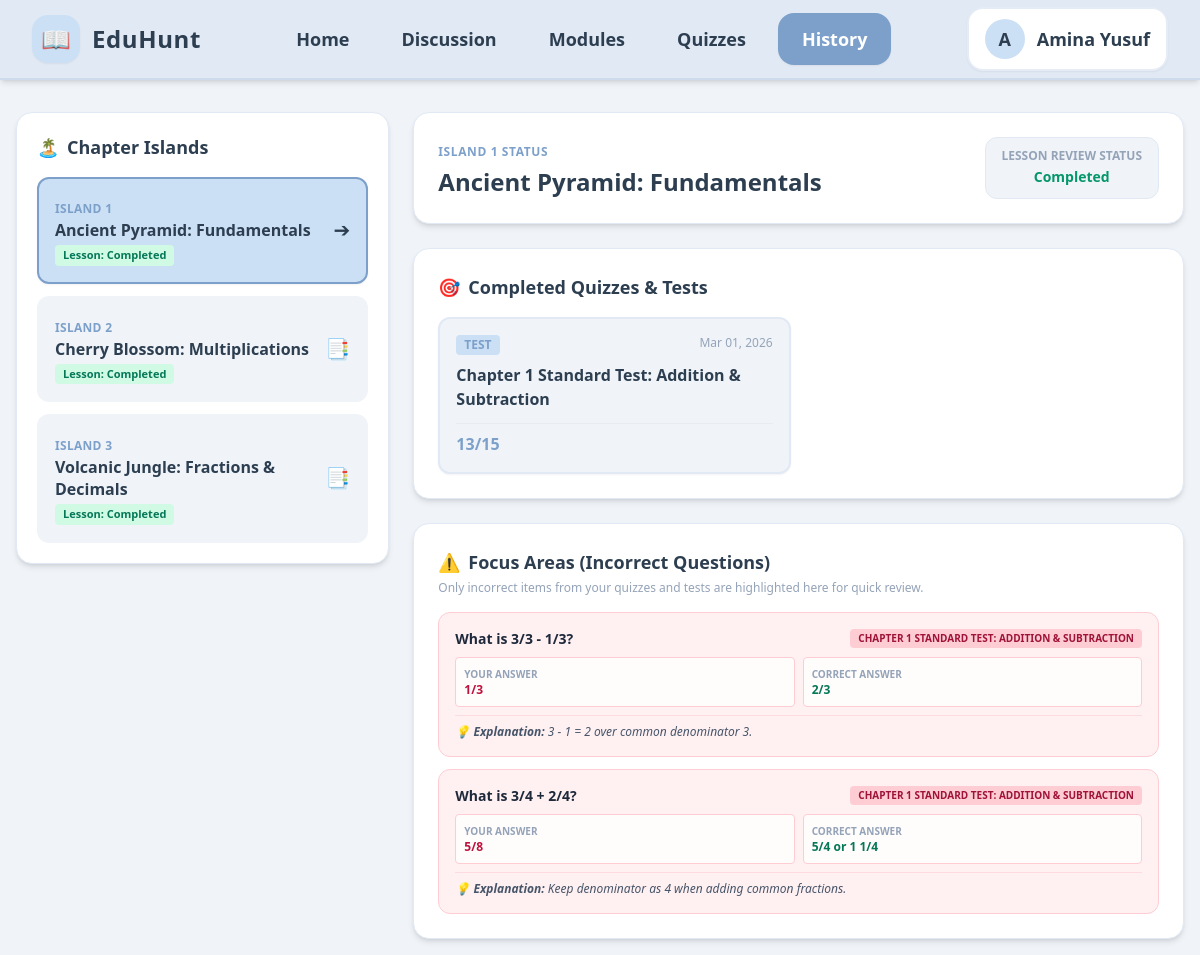
Page /student/history.php on the earlier database version.
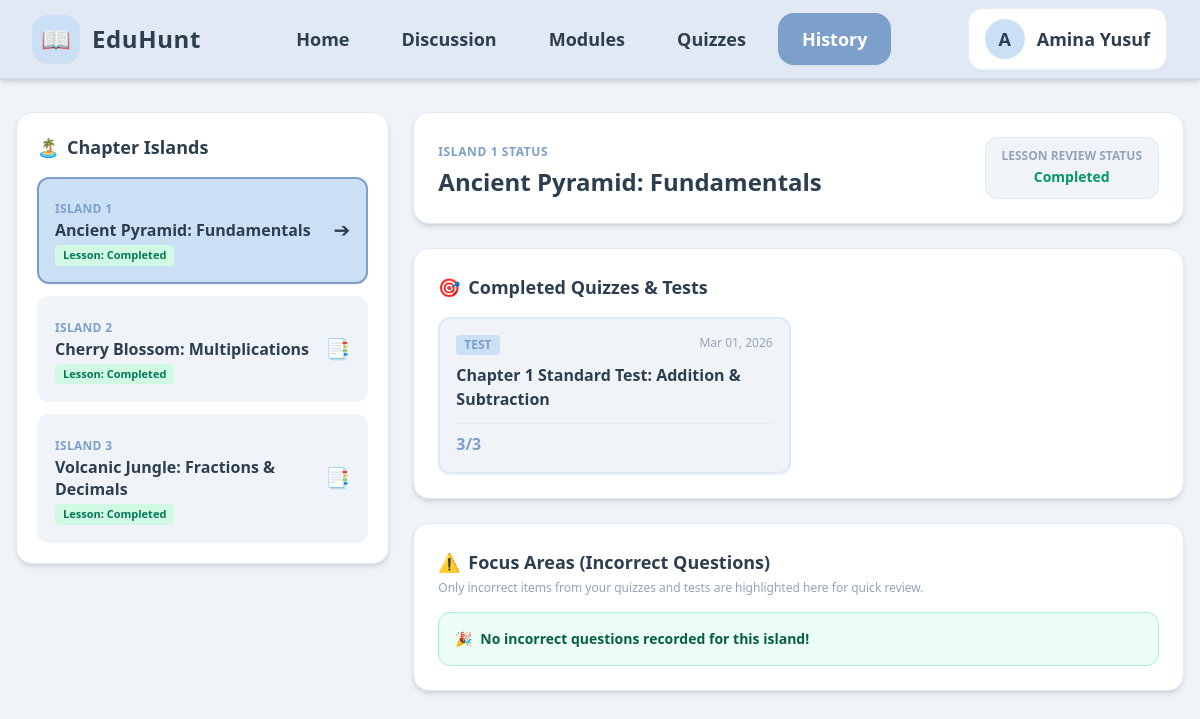
Same page on the later database version.
### tables this page shows
CREATE TABLE students (
        id INTEGER PRIMARY KEY AUTOINCREMENT, 
        classroom_id INTEGER, 
        name TEXT NOT NULL, 
        status TEXT NOT NULL, 
        score INTEGER DEFAULT 0, 
        role TEXT DEFAULT 'student', 
        FOREIGN KEY(classroom_id) REFERENCES classrooms(id) ON DELETE SET NULL
    );

CREATE TABLE student_progress (
        id INTEGER PRIMARY KEY AUTOINCREMENT, 
        student_id INTEGER NOT NULL, 
        island_id INTEGER NOT NULL, 
        chapter_name TEXT NOT NULL, 
        level INTEGER DEFAULT 0,
        status TEXT NOT NULL DEFAULT 'In Progress', 
        FOREIGN KEY(student_id) REFERENCES students(id) ON DELETE CASCADE
    );

CREATE TABLE student_assessments (
        id INTEGER PRIMARY KEY AUTOINCREMENT,
        student_id INTEGER NOT NULL,
        island_id INTEGER NOT NULL,
        title TEXT NOT NULL,
        type TEXT NOT NULL,
        score TEXT NOT NULL,
        status TEXT NOT NULL,
        submitted_at DATETIME DEFAULT CURRENT_TIMESTAMP,
        FOREIGN KEY(student_id) REFERENCES students(id) ON DELETE CASCADE
    );

CREATE TABLE student_answers (
        id INTEGER PRIMARY KEY AUTOINCREMENT,
        assessment_id INTEGER NOT NULL,
        question_text TEXT NOT NULL,
        student_answer TEXT NOT NULL,
        correct_answer TEXT NOT NULL,
        is_correct INTEGER NOT NULL,
        explanation TEXT NOT NULL,
        FOREIGN KEY(assessment_id) REFERENCES student_assessments(id) ON DELETE CASCADE
    );

### student/history.php (the view, shortened to what this page needs)
<?php
require_once __DIR__ . '/../config/db.php';
$student_id = 1;
$stmt_student = $pdo->prepare("SELECT * FROM students WHERE id = ?");
$stmt_student->execute([$student_id]);
$student = $stmt_student->fetch(PDO::FETCH_ASSOC);
$stmt_islands = $pdo->prepare("
    SELECT * FROM student_progress
    WHERE student_id = ?
    ORDER BY island_id ASC
");
$stmt_islands->execute([$student_id]);
$islands = $stmt_islands->fetchAll(PDO::FETCH_ASSOC);
$selectedIsland = isset($_GET['island_id']) ? (int)$_GET['island_id'] : 1;
$currentIslandProgress = null;
foreach ($islands as $isl) {
    if ((int)$isl['island_id'] === $selectedIsland) {
        $currentIslandProgress = $isl;
        break;
    }
}
$stmt_assessments = $pdo->prepare("
    SELECT * FROM student_assessments
    WHERE student_id = ? AND island_id = ?
    ORDER BY submitted_at DESC
");
$stmt_assessments->execute([$student_id, $selectedIsland]);
$assessments = $stmt_assessments->fetchAll(PDO::FETCH_ASSOC);
$stmt_incorrect = $pdo->prepare("
    SELECT sa.*, a.title as quiz_title
    FROM student_answers sa
    JOIN student_assessments a ON sa.assessment_id = a.id
    WHERE a.student_id = ? AND a.island_id = ? AND sa.is_correct = 0
    ORDER BY sa.id DESC
");
$stmt_incorrect->execute([$student_id, $selectedIsland]);
$incorrectAnswers = $stmt_incorrect->fetchAll(PDO::FETCH_ASSOC);
?>
<!DOCTYPE html>
<html lang="en">
<head>
    <script src="https://cdn.tailwindcss.com"></script>
    <link href="https://cdn.jsdelivr.net/npm/flowbite@2.5.1/dist/flowbite.min.css" rel="stylesheet" />
</head>
<body class="bg-pastel-bg text-pastel-text min-h-screen flex flex-col items-center justify-start p-4 pt-28">
    <nav class="bg-pastel-nav fixed w-full h-20 z-50 top-0 start-0 border-b-2 border-pastel-primary/20 shadow-md flex items-center">
        <div class="w-full max-w-[85rem] mx-auto px-8 flex items-center justify-between">
            <a href="index.php" class="flex items-center gap-3 flex-shrink-0">
                <div class="bg-pastel-badge w-12 h-12 rounded-2xl flex items-center justify-center shadow-sm">
                    <span class="text-2xl">📖</span>
                </div>
                <span class="text-2xl font-black tracking-wide text-pastel-text hidden lg:block">EduHunt</span>
            </a>
            <div class="hidden md:flex items-center justify-center flex-1 mx-6">
                <ul class="flex items-center gap-3 text-lg font-bold">
                    <li><a href="index.php" class="flex items-center px-5 py-3 rounded-2xl text-pastel-text hover:bg-pastel-card hover:text-pastel-primary">Home</a></li>
                    <li><a href="discussion.php" class="flex items-center px-5 py-3 rounded-2xl text-pastel-text hover:bg-pastel-card hover:text-pastel-primary">Discussion</a></li>
                    <li><a href="module.php" class="flex items-center px-5 py-3 rounded-2xl text-pastel-text hover:bg-pastel-card hover:text-pastel-primary">Modules</a></li>
                    <li><a href="quiz.php" class="flex items-center px-5 py-3 rounded-2xl text-pastel-text hover:bg-pastel-card hover:text-pastel-primary">Quizzes</a></li>
                    <li><a href="history.php" class="flex items-center px-6 py-3 rounded-2xl bg-pastel-primary text-white shadow-sm">History</a></li>
                </ul>
            </div>
            <div class="flex items-center flex-shrink-0">
                <button id="user-menu-button" data-dropdown-toggle="user-dropdown" type="button" class="flex items-center gap-3 py-2.5 px-4 bg-pastel-card border-2 border-pastel-primary/20 rounded-2xl shadow-sm">
                    <div class="w-10 h-10 rounded-full bg-pastel-badge flex items-center justify-center font-black text-pastel-text text-lg">
                        <?= strtoupper(substr($student['name'], 0, 1)) ?>
                    </div>
                    <span class="text-lg font-bold text-pastel-text hidden sm:block"><?= htmlspecialchars($student['name']) ?></span>
                </button>
            </div>
        </div>
    </nav>
    <main class="w-full max-w-[85rem] grid grid-cols-1 lg:grid-cols-12 gap-6">
        <section class="lg:col-span-4 bg-pastel-card border border-pastel-nav p-5 rounded-2xl shadow-md h-fit">
            <h2 class="text-lg font-black text-pastel-text mb-4 flex items-center gap-2">
                <span>🏝️</span> Chapter Islands
            </h2>
            <div class="flex flex-col gap-3">
                <?php foreach ($islands as $isl): ?>
                    <?php $isActive = ((int)$isl['island_id'] === $selectedIsland); ?>
                    <a href="history.php?island_id=<?= $isl['island_id'] ?>"
                       class="p-4 rounded-xl border-2 transition-all duration-200 flex items-center justify-between <?= $isActive ? 'bg-pastel-badge border-pastel-primary shadow-sm' : 'bg-pastel-bg border-transparent hover:border-pastel-primary/40' ?>">
                        <div>
                            <span class="text-xs font-bold text-pastel-primary uppercase tracking-wide">Island <?= $isl['island_id'] ?></span>
                            <h3 class="font-bold text-pastel-text text-base leading-snug"><?= htmlspecialchars($isl['chapter_name']) ?></h3>
                            <span class="inline-block text-[11px] font-bold px-2 py-0.5 mt-1 rounded <?= $isl['status'] === 'Completed' ? 'bg-emerald-100 text-emerald-700' : 'bg-amber-100 text-amber-700' ?>">
                                Lesson: <?= htmlspecialchars($isl['status']) ?>
                            </span>
                        </div>
                        <span class="text-xl"><?= $isActive ? '➔' : '📑' ?></span>
                    </a>
                <?php endforeach; ?>
            </div>
        </section>
        <section class="lg:col-span-8 flex flex-col gap-6">
            <div class="bg-pastel-card border border-pastel-nav p-6 rounded-2xl shadow-md flex flex-wrap justify-between items-center gap-4">
                <div>
                    <span class="text-xs font-bold text-pastel-primary uppercase tracking-wider">Island <?= $selectedIsland ?> Status</span>
                    <h1 class="text-2xl font-black text-pastel-text mt-1"><?= htmlspecialchars($currentIslandProgress['chapter_name'] ?? 'Island Details') ?></h1>
                </div>
                <div class="bg-pastel-bg px-4 py-2.5 rounded-xl border border-pastel-nav text-center">
                    <span class="text-xs font-bold text-slate-400 uppercase block">Lesson Review Status</span>
                    <span class="text-sm font-black <?= ($currentIslandProgress['status'] ?? '') === 'Completed' ? 'text-emerald-600' : 'text-amber-600' ?>">
                        <?= htmlspecialchars($currentIslandProgress['status'] ?? 'In Progress') ?>
                    </span>
                </div>
            </div>
            <div class="bg-pastel-card border border-pastel-nav p-6 rounded-2xl shadow-md">
                <h2 class="text-lg font-black text-pastel-text mb-4 flex items-center gap-2">
                    <span>🎯</span> Completed Quizzes & Tests
                </h2>
                <?php if (empty($assessments)): ?>
                    <p class="text-sm text-slate-500">No quizzes or tests taken on this island yet.</p>
                <?php else: ?>
                    <div class="grid grid-cols-1 md:grid-cols-2 gap-4">
                        <?php foreach ($assessments as $item): ?>
                            <a href="view_quiz.php?assessment_id=<?= $item['id'] ?>"
                               class="block border-2 border-pastel-nav hover:border-pastel-primary bg-pastel-bg hover:bg-white p-4 rounded-xl transition-all duration-200 shadow-sm">
                                <div class="flex justify-between items-start">
                                    <span class="text-xs font-bold px-2 py-0.5 rounded bg-pastel-badge text-pastel-primary uppercase"><?= htmlspecialchars($item['type']) ?></span>
                                    <span class="text-xs text-slate-400"><?= date('M d, Y', strtotime($item['submitted_at'])) ?></span>
                                </div>
                                <h3 class="font-bold text-pastel-text text-base mt-2"><?= htmlspecialchars($item['title']) ?></h3>
                                <div class="mt-3 flex justify-between items-center border-t border-slate-200/60 pt-2">
                                    <span class="text-base font-black text-pastel-primary"><?= htmlspecialchars($item['score']) ?></span>
                                </div>
                            </a>
                        <?php endforeach; ?>
                    </div>
                <?php endif; ?>
            </div>
            <div class="bg-pastel-card border border-pastel-nav p-6 rounded-2xl shadow-md">
                <h2 class="text-lg font-black text-pastel-text mb-1 flex items-center gap-2">
                    <span>⚠️</span> Focus Areas (Incorrect Questions)
                </h2>
                <p class="text-xs text-slate-400 mb-4">Only incorrect items from your quizzes and tests are highlighted here for quick review.</p>
                <?php if (empty($incorrectAnswers)): ?>
                    <div class="p-4 rounded-xl bg-emerald-50 border border-emerald-200 text-emerald-800 text-sm font-semibold flex items-center gap-2">
                        <span>🎉</span> No incorrect questions recorded for this island!
                    </div>
                <?php else: ?>
                    <div class="space-y-3">
                        <?php foreach ($incorrectAnswers as $q): ?>
                            <div class="p-4 rounded-xl bg-rose-50 border border-rose-200 text-rose-950">
                                <div class="flex justify-between items-start gap-2">
                                    <h4 class="font-bold text-sm text-slate-800"><?= htmlspecialchars($q['question_text']) ?></h4>
                                    <span class="text-[10px] font-bold px-2 py-0.5 rounded bg-rose-200 text-rose-800 uppercase flex-shrink-0"><?= htmlspecialchars($q['quiz_title']) ?></span>
                                </div>
                                <div class="mt-2 text-xs grid grid-cols-1 sm:grid-cols-2 gap-2">
                                    <div class="bg-white/80 p-2 rounded border border-rose-200">
                                        <span class="text-slate-400 block text-[10px] uppercase font-bold">Your Answer</span>
                                        <span class="font-bold text-rose-700"><?= htmlspecialchars($q['student_answer']) ?></span>
                                    </div>
                                    <div class="bg-white/80 p-2 rounded border border-rose-200">
                                        <span class="text-slate-400 block text-[10px] uppercase font-bold">Correct Answer</span>
                                        <span class="font-bold text-emerald-700"><?= htmlspecialchars($q['correct_answer']) ?></span>
                                    </div>
                                </div>
                                <?php if (!empty($q['explanation'])): ?>
                                    <p class="mt-2 text-xs italic text-slate-600 border-t border-rose-200/60 pt-2">
                                        💡 <strong>Explanation:</strong> <?= htmlspecialchars($q['explanation']) ?>
                                    </p>
                                <?php endif; ?>
                            </div>
                        <?php endforeach; ?>
                    </div>
                <?php endif; ?>
            </div>
        </section>
    </main>
</body>
</html>

Differences in the rows shown:
removed student_answers: question_text "What is 3/3 - 1/3?", assessment.title "CHAPTER 1 STANDARD TEST: ADDITION & SUBTRACTION", student_answer "1/3", correct_answer "2/3", explanation "3 - 1 = 2 over common denominator 3."
removed student_answers: question_text "What is 3/4 + 2/4?", assessment.title "CHAPTER 1 STANDARD TEST: ADDITION & SUBTRACTION", student_answer "5/8", correct_answer "5/4 or 1 1/4", explanation "Keep denominator as 4 when adding common fractions."
changed student_assessments "Chapter 1 Standard Test: Addition & Subtraction": score "13/15" → "3/3"
Other differences:
text now shown: "🎉 No incorrect questions recorded for this island!"
